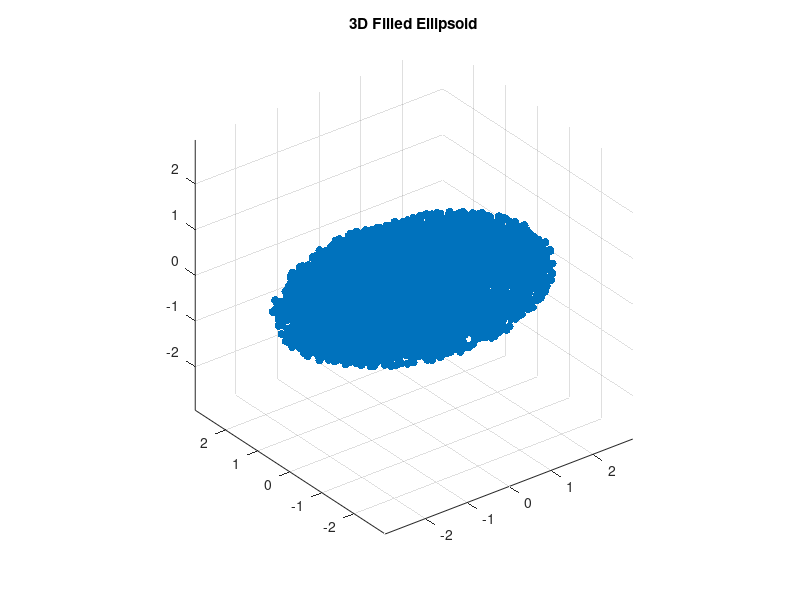

MATLAB code to generate this figure:
% Define the center and semiaxes of the ellipsoid
center = [0, 0, 0];
semiaxes = [3, 2, 1];

% Generate a grid of points in spherical coordinates
% [u, v] = meshgrid(linspace(0, 2*pi, 100), linspace(0, pi, 100));
% 
% % Convert spherical coordinates to Cartesian coordinates
% x = semiaxes(1) * cos(u) .* sin(v) + center(1);
% y = semiaxes(2) * sin(u) .* sin(v) + center(2);
% z = semiaxes(3) * cos(v) + center(3);
% 
% % Plot the surface of the ellipsoid
% figure;
% surf(x, y, z, 'FaceColor', 'b', 'EdgeColor', 'none');
% axis equal; % To ensure equal scaling along all axes
% title('3D Ellipsoid Surface');

% Define the bounding box
min_coords = center - semiaxes;
max_coords = center + semiaxes;

% Generate random points within the bounding box
num_points = 10000;
points = rand(num_points, 3) .* (max_coords - min_coords) + min_coords;

% Check which points are inside the ellipsoid
inside_points = sum(((points - center) ./ semiaxes).^2, 2) <= 1;

% Extract the points that are inside the ellipsoid
inside_points = points(inside_points, :);

% Plot the filled volume
figure;
scatter3(inside_points(:, 1), inside_points(:, 2), inside_points(:, 3), 'filled');
axis equal; % To ensure equal scaling along all axes
title('3D Filled Ellipsoid');